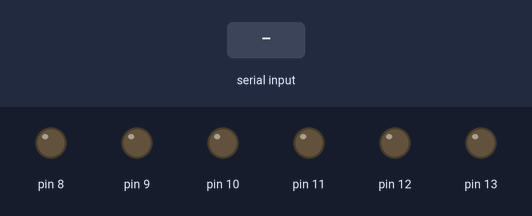
The sketch below on a simulated Arduino Uno, built with avr-gcc and run on an emulated ATmega328P. Parts: output pins drawn as LEDs (lit = HIGH). The test bench sets the inputs (shaded band). What the sketch prints to the serial monitor is not drawn.

Above: at 1.2 s.
1.3 s: "1" received over Serial
At 2.2 s:
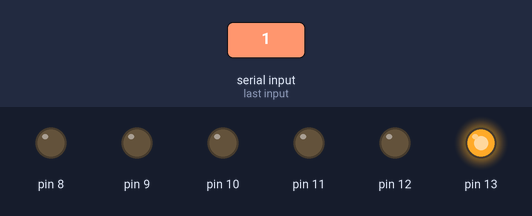
Timing chart, 0 to 7.8 s (numbered marks = the images above; inputs shaded):
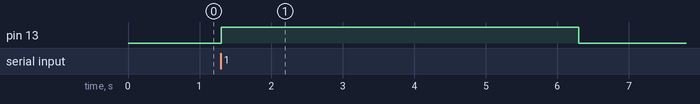

The sketch:

bodacious_robo1.ino
```cpp
// C++ code

char status;
float resultado;
char op;

void setup()
{
  pinMode(8, OUTPUT);
  pinMode(9, OUTPUT);
  pinMode(10, OUTPUT);
  pinMode(11, OUTPUT);
  pinMode(12, OUTPUT);
  pinMode(13, OUTPUT);

  Serial.begin(9600);

  Serial.println("[1] red");
  Serial.println("[2] green");
  Serial.println("[3] blue");
  Serial.println("[4] yellow");
  Serial.println("[5] orange");
  Serial.println("[6] white");


}

void loop()
{
  status = Serial.read();

  if(status == '1') {
    digitalWrite(13, HIGH);
    delay(5000);
  } else if(status == '2'){
    digitalWrite(12, HIGH);
    delay(1000);
  } else if(status == '3'){
  	digitalWrite(11, HIGH);
    delay(1000);
  } else if(status == '4'){
    digitalWrite(10, HIGH);
    delay(1000);
  } else if(status == '5') {
    digitalWrite(9, HIGH);
    delay(1000);
  }else if(status == '6') {
    digitalWrite(8, HIGH);
    delay(1000);
  } else {
    digitalWrite(13, LOW);
    digitalWrite(12, LOW);
    digitalWrite(11, LOW);
    digitalWrite(10, LOW);
    digitalWrite(9, LOW);
    digitalWrite(8, LOW);
  }


  //digitalWrite(8, HIGH);
  //delay(90); // Wait for 1000 millisecond(s)
  //digitalWrite(8, LOW);
  //delay(90); // Wait for 1000 millisecond(s)

}
```

Measured:
- after the input at 1.3 s, pin 13: LOW → HIGH at once, → LOW 5.0 s later
